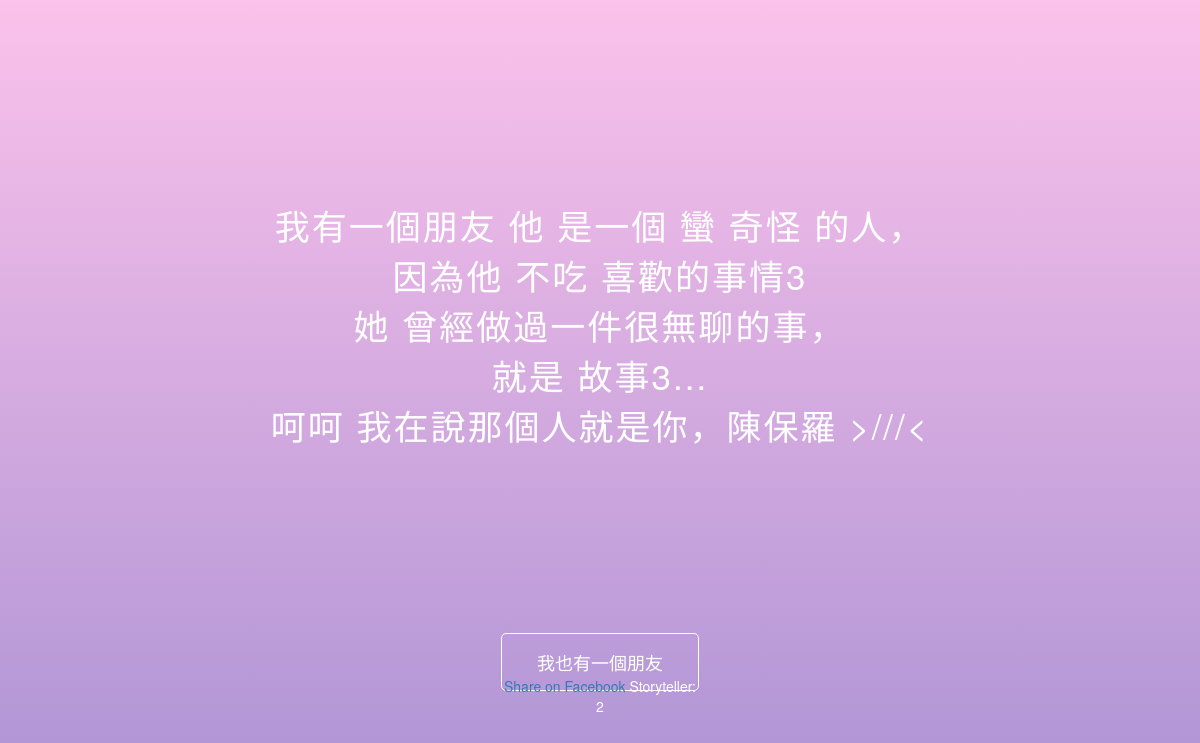
Page /story/3/ on the committed database.
### story/models.py (models this page shows, shortened)
class Story(models.Model):
    author = models.ForeignKey(User, related_name='storys')
    sb_thing = models.CharField(max_length=30,null=True)
    sb_story = models.CharField(max_length=30,null=True)
    sb_name = models.CharField(max_length=30,null=True)
    SB_GENDER = (
        ('他','他'),
        ('她','她'),
    )
    sb_gender = models.CharField(max_length = 100,null=True,choices = SB_GENDER)
    SB_ADV = (
        ('有點','有點'),
        ('非常','非常'),
        ('蠻','蠻'),
        ('超級','超級'),
        ('史上無敵','史上無敵'),
    )
    sb_adv = models.CharField(max_length = 100,null=True,choices = SB_ADV)
    SB_ADJ = (
        ('奇怪','奇怪'),
        ('白目','白目'),
        ('有病','有病'),
        ('自戀','自戀'),
        ('搞笑','搞笑'),
    )
    sb_adj = models.CharField(max_length = 100,null=True,choices = SB_ADJ)
    SB_ABOUT = (
        ('很喜歡','很喜歡'),
        ('不喜歡','不喜歡'),
        ('不吃','不吃'),
        ('討厭','討厭'),
        ('怕','怕'),
        ('常常','常常'),
    )
    sb_about = models.CharField(max_length = 100,null=True,choices = SB_ABOUT)
    WHO = (
        ('我們','我們'),
        ('他','他'),
        ('她','她'),
    )
    who = models.CharField(max_length = 100,null=True,choices = WHO)
    STH_ADJ = (
        ('扯','扯'),
        ('蠢','蠢'),
        ('有趣','有趣'),
        ('好笑','好笑'),
        ('丟臉','丟臉'),
        ('瘋狂','瘋狂'),
        ('誇張','誇張'),
        ('無聊','無聊'),
        ('幼稚','幼稚'),
        ('難忘','難忘'),
        ('開心','開心'),
    )
    sth_adj = models.CharField(max_length = 100,null=True,choices = STH_ADJ)
    ITJCTS = (
        ('哎','哎'),
        ('哈哈','哈哈'),
        ('呵呵','呵呵'),
        ('顆顆','顆顆'),
    )
    itjcts = models.CharField(max_length = 100,null=True,choices = ITJCTS)
    MARK = (
        ('~','~'),
        ('!','!'),
        ('XD','XD'),
        ('>///<','>///<'),
        ('^^','^^'),
        (':)',':)'),
        ('。','。'),
    )
    mark = models.CharField(max_length = 100,null=True,choices = MARK)
    created_date = models.DateTimeField(
            default=timezone.now)
    published_date = models.DateTimeField(
            blank=True, null=True)

### story/views.py (the view)
# urls.py: url(r'^story/(?P<pk>[0-9]+)/$', views.story_detail, name='story_detail'),
def story_detail(request, pk):
    story = get_object_or_404(Story, pk=pk)
    return render(request, 'story/story_detail.html', {'story': story})

### story/templates/story/story_detail.html (shortened to what this page needs)
<!DOCTYPE html>
{% load staticfiles %}
<html>
    <head>
        <link rel="stylesheet" href="https://unpkg.com/element-ui/lib/theme-chalk/index.css">
        <link rel="stylesheet" href="{% static 'css/story.css' %}">
        <link rel="stylesheet" href="//maxcdn.bootstrapcdn.com/bootstrap/3.2.0/css/bootstrap.min.css">
        <link rel="stylesheet" href="//maxcdn.bootstrapcdn.com/bootstrap/3.2.0/css/bootstrap-theme.min.css">
    </head>
	  <body style="background-image: linear-gradient(to top, #a18cd1 0%, #fbc2eb 100%);">
        <div class="story_content">
          <p>
          我有一個朋友
          {{ story.sb_gender }} 是一個 {{ story.sb_adv }} {{ story.sb_adj }} 的人，
          <br>
          因為{{ story.sb_gender }} {{ story.sb_about }} {{ story.sb_thing }}
          <br>
          {{ story.who }} 曾經做過一件很{{ story.sth_adj }}的事，
          <br>
          就是 {{ story.sb_story }}...
          <br>
          {{ story.itjcts }} 我在說那個人就是你，{{ story.sb_name }} {{ story.mark }}
          </p>
          <div class="buttom">
            {% if user.is_authenticated %}
            <a href="{% url 'story_list' %}" class="write_button">返回</a>
            {% else %}
            <a href="{% url 'story_new' %}" class="write_button">我也有一個朋友</a>
            {% endif %}
            <br>
            <a href="https://www.facebook.com/sharer/sharer.php?u={{ request.build_absolute_url }}">
              Share on Facebook
            </a>
            <span>Storyteller: {{ story.author.id }}</span>
          </div>
        </div>
	  </body>
</html>

### story/static/css/story.css (style rules this page uses)
.story_content p { text-align: center; font-size: 35px; margin-top: 200px; color: #fff; letter-spacing: 2px; }
.buttom { margin: 200px 500px; text-align: center; color: #fff; }
.write_button { padding: 15px 35px; border: 1px solid #fff; border-radius: 5px; background: transparent; font-size: 18px; color: #fff; }

### rows in the picture
Story: sb_gender "他", sb_adv "蠻", sb_adj "奇怪", sb_about "不吃", sb_thing "喜歡的事情3", who "她", sth_adj "無聊", sb_story "故事3", itjcts "呵呵", sb_name "陳保羅", mark ">///<", author.id "2"
